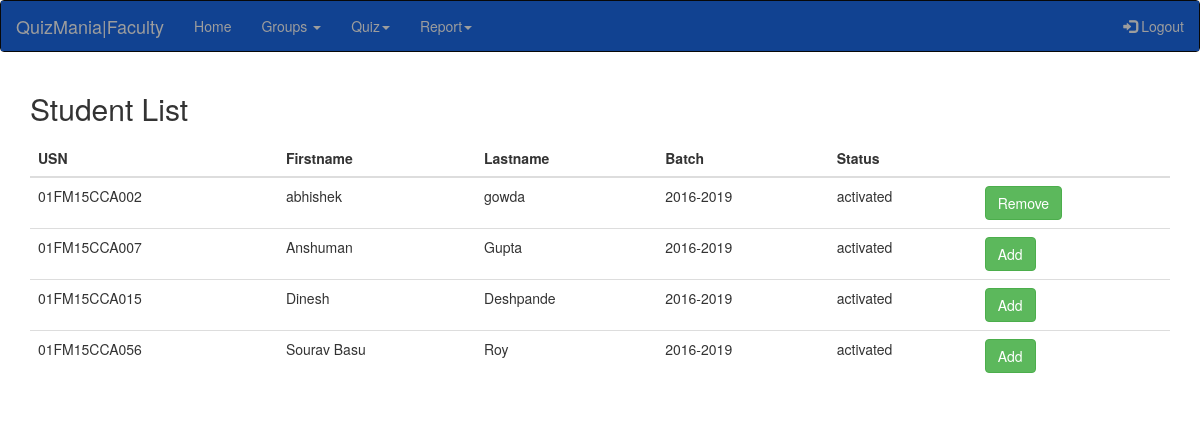
Screenshot of /faculty/addstudent.php?id=24&batch=2016-2019 (signed in) with the database file from the repository.
### tables this page shows
CREATE TABLE IF NOT EXISTS `users` (
  `userid` varchar(16) NOT NULL,
  `fname` varchar(14) NOT NULL,
  `lname` varchar(14) NOT NULL,
  `password` varchar(16) NOT NULL,
  `gender` varchar(30) NOT NULL,
  `email` varchar(30) NOT NULL,
  `batch` varchar(12) DEFAULT NULL,
  `type` varchar(10) NOT NULL,
  `status` varchar(20) NOT NULL DEFAULT 'De-activated',
  PRIMARY KEY (`userid`)
);

### faculty/function/viewuser.php (called while the page is built, shortened)
<?php
	function view_user($type,$batch,$conn)
	{
		if($_SESSION['type']=='faculty')
		{
			$sql="SELECT * FROM `users` WHERE type='$type' AND batch='$batch' AND status= 'activated'";
			$result=$conn->query($sql);
		}
		return $result;
	}
?>

### faculty/function/checkgroupmap.php (called while the page is built)
<?php
	function check_group($student_id , $group_id,$conn)
	{
		$sql="SELECT * FROM `groupmap`  where `groupid`='$group_id' AND `userid`= '$student_id'";
		$result=$conn->query($sql);
		return $result->num_rows;
	}
?>

### faculty/addstudent.php (the view, shortened to what this page needs)
<?php
 require '../function/connection.php';
 require 'function/viewuser.php';
 require 'function/checkgroupmap.php';
 if (isset($_GET['id'])) {
   $batch=$_GET['batch'];
 }
 $result=view_user('student',$batch,$conn);
 $group_id='';
 if (isset($_GET['id'])) {
   $group_id=$_GET['id'];
 }
?>
<!DOCTYPE html>
<html lang="en">
<head>
  <link rel="stylesheet" href="https://maxcdn.bootstrapcdn.com/bootstrap/3.3.7/css/bootstrap.min.css">
    <link rel="stylesheet" type="text/css" href="faculty.css">
</head>
<body>
<nav class="navbar navbar-inverse">
  <div class="container-fluid">
    <div class="navbar-header">
      <a class="navbar-brand" href="#">QuizMania|Faculty</a>
    </div>
    <ul class="nav navbar-nav">
      <li class=""><a href="faculty.php">Home</a></li>
      <li class="dropdown"><a class="dropdown-toggle" data-toggle="dropdown" href="#">Groups <span class="caret"></span></a>
      </li>
      <li class="dropdown"><a class="dropdown-toggle" data-toggle="dropdown" href="#">Quiz<span class="caret"></span></a>
      </li>
      <li class="dropdown"><a class="dropdown-toggle" data-toggle="dropdown" href="#">Report<span class="caret"></span></a>
      </li>
    </ul>
    <ul class="nav navbar-nav navbar-right">
      <li><a href="../function/logout.php"><span class="glyphicon glyphicon-log-in"></span> Logout</a></li>
    </ul>
  </div>
</nav>
<div class="container">
<h2>Student List</h2>
<table class="table table-hover">
  <thead>
    <tr>
      <th>USN</th>
      <th>Firstname</th>
      <th>Lastname</th>
      <th>Batch</th>
      <th>Status</th>
      <th> </th>
    </tr>
  </thead>
  <tbody>
     <?php
      while($row=$result->fetch_assoc())
        {
          echo "<tr>";
          echo "<td>".$row['userid']."</td>";
          echo "<td>".$row['fname']."</td>";
          echo "<td>".$row['lname']."</td>";
          echo "<td>".$row['batch']."</td>";
          echo "<td>".$row['status']."</td>";
          echo "<td>";
          if(check_group($row['userid'],$group_id,$conn)){
            echo "<button id='remove'  class='btn btn-success remove' value='".$row['userid']."'><span id='btn_text'>Remove</span></button>";
          }
          else
          {
            echo "<button id='add' class='btn btn-success add'  value='".$row['userid']."'><span id='btn_text'>Add</span></button>";
          }
          echo "</td>";
          echo "</tr>";
        }
     ?>
  </tbody>
</table>
</div>

### faculty/faculty.css (style rules this page uses)
.container-fluid { background-color:#114291; }

### rows the page displays
users: userid "01FM15CCA002", fname "abhishek", lname "gowda", batch "2016-2019", status "activated"
users: userid "01FM15CCA007", fname "Anshuman", lname "Gupta", batch "2016-2019", status "activated"
users: userid "01FM15CCA015", fname "Dinesh", lname "Deshpande", batch "2016-2019", status "activated"
users: userid "01FM15CCA056", fname "Sourav Basu", lname "Roy", batch "2016-2019", status "activated"
